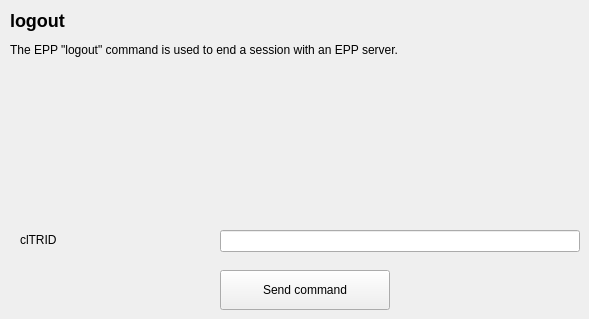
       <widget class="QWidget" name="tab" >
        <attribute name="title" >
         <string>command</string>
        </attribute>
        <widget class="QLabel" name="textLabel16" >
         <property name="geometry" >
          <rect>
           <x>20</x>
           <y>230</y>
           <width>190</width>
           <height>20</height>
          </rect>
         </property>
         <property name="text" >
          <string>clTRID</string>
         </property>
         <property name="wordWrap" >
          <bool>false</bool>
         </property>
        </widget>
        <widget class="QLineEdit" name="logout_cltrid" >
         <property name="geometry" >
          <rect>
           <x>220</x>
           <y>230</y>
           <width>360</width>
           <height>22</height>
          </rect>
         </property>
        </widget>
        <widget class="QLabel" name="textLabel17" >
         <property name="geometry" >
          <rect>
           <x>10</x>
           <y>10</y>
           <width>570</width>
           <height>100</height>
          </rect>
         </property>
         <property name="text" >
          <string>&lt;h2>logout&lt;/h2>
The EPP "logout" command is used to end a session with an EPP server.</string>
         </property>
         <property name="alignment" >
          <set>Qt::AlignLeading|Qt::AlignLeft|Qt::AlignTop</set>
         </property>
         <property name="wordWrap" >
          <bool>true</bool>
         </property>
        </widget>
        <widget class="QPushButton" name="send_logout" >
         <property name="geometry" >
          <rect>
           <x>220</x>
           <y>270</y>
           <width>170</width>
           <height>40</height>
          </rect>
         </property>
         <property name="text" >
          <string>Send command</string>
         </property>
        </widget>
       </widget>
